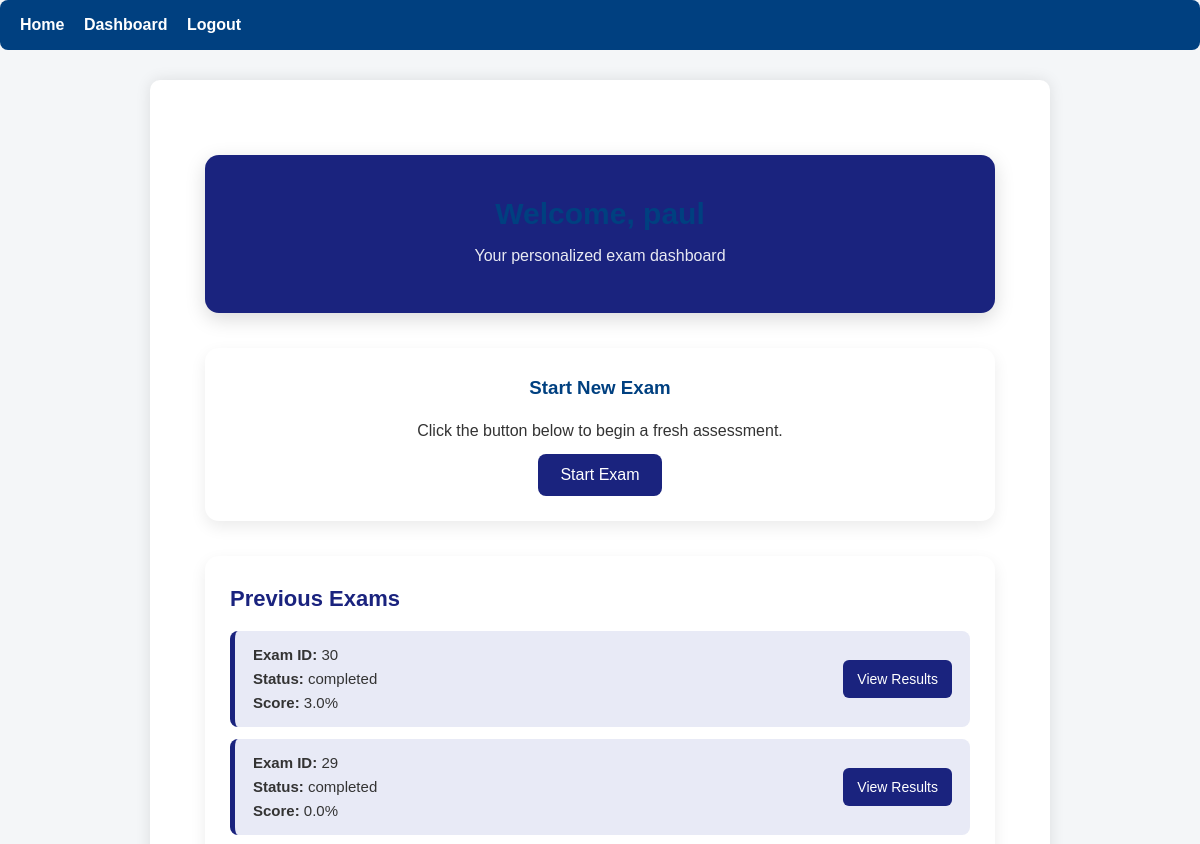
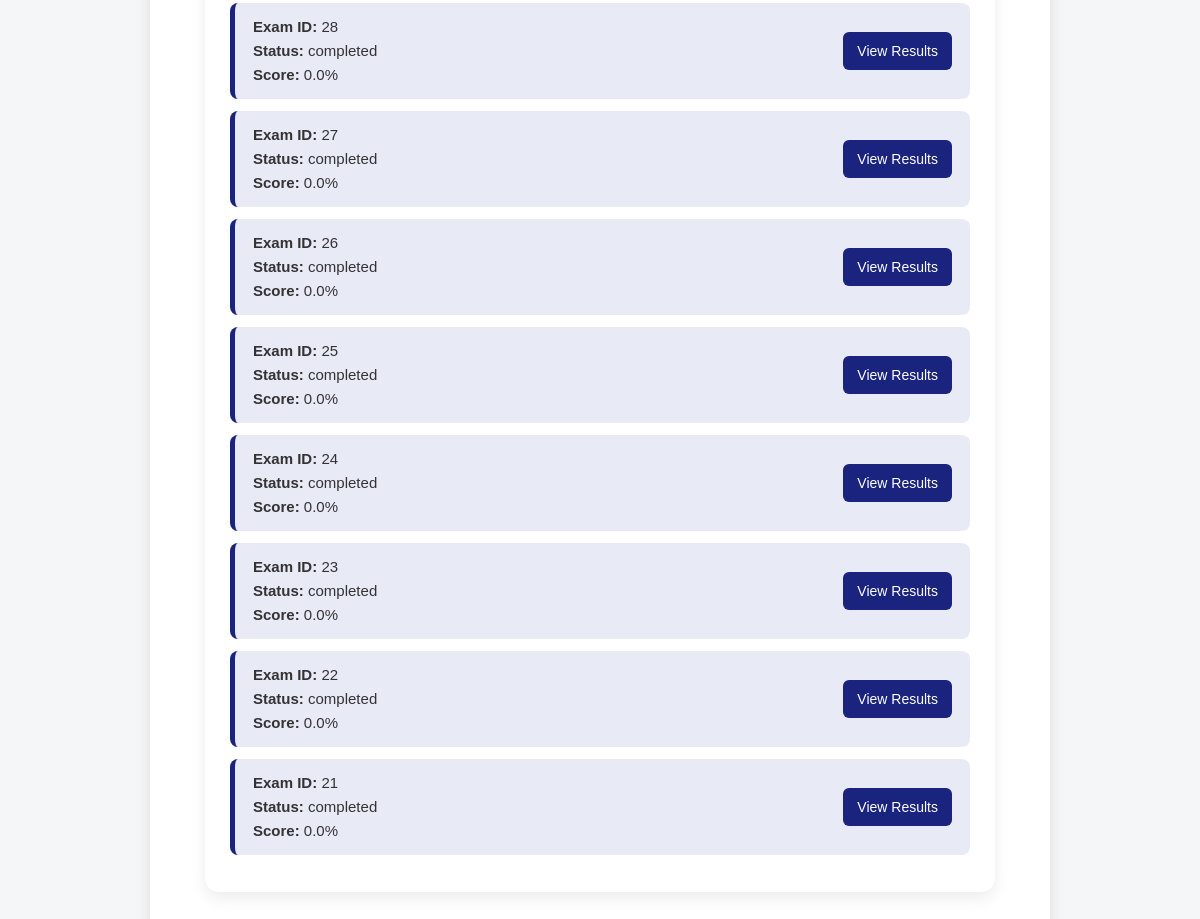
Page /dashboard (signed in) on the committed database (2 pictures, top to bottom).
### app.py (models this page shows)
class Exam(db.Model):
    __tablename__ = "exams"
    id = db.Column(db.Integer, primary_key=True)
    student_id = db.Column(db.Integer, db.ForeignKey("students.id"), nullable=False)
    start_time = db.Column(db.DateTime, default=datetime.utcnow)
    end_time = db.Column(db.DateTime)
    total_score = db.Column(db.Float, default=0)
    status = db.Column(db.String(20), default="active")
    duration_minutes = db.Column(db.Integer, default=30)
    created_at = db.Column(db.DateTime, default=datetime.utcnow)
    student = db.relationship("Student", backref="exams")

### app.py (the view)
@app.route("/dashboard")
@login_required_student
def student_dashboard():
    student_id = session["student_id"]
    exams = Exam.query.filter_by(student_id=student_id).order_by(Exam.created_at.desc()).limit(10).all()
    return render_template("student_dashboard.html", exams=exams, student_name=session.get("student_name"))

### app.py (called while the page is built)
def login_required_student(f):
    @wraps(f)
    def decorated(*args, **kwargs):
        if "student_id" not in session:
            flash("Please log in to continue.", "warning")
            return redirect(url_for("login"))
        return f(*args, **kwargs)
    return decorated

### templates/student_dashboard.html (shortened to what this page needs)
{% extends "base.html" %}
{% block content %}
<div class="dashboard-wrapper">
    <div class="welcome-banner">
        <h2>Welcome, {{ student_name }}</h2>
        <p>Your personalized exam dashboard</p>
    </div>
    <div class="action-card">
        <h3>Start New Exam</h3>
        <p>Click the button below to begin a fresh assessment.</p>
        <form action="{{ url_for('start_exam') }}" method="POST">
            <button type="submit">Start Exam</button>
        </form>
    </div>
    <div class="exam-list">
        <h3>Previous Exams</h3>
        {% for exam in exams %}
        <div class="exam-item">
            <div class="exam-info">
                <strong>Exam ID:</strong> {{ exam.id }} <br>
                <strong>Status:</strong> {{ exam.status }} <br>
                <strong>Score:</strong>
                {% if exam.total_score is not none %}
                    {{ exam.total_score }}%
                {% else %}
                    Not available
                {% endif %}
            </div>
            {% if exam.status != "in-progress" %}
                <a class="result-link" href="{{ url_for('results_page', exam_id=exam.id) }}">
                    View Results
                </a>
            {% endif %}
        </div>
        {% endfor %}
    </div>
</div>
{% endblock %}

### templates/base.html (shortened to what this page needs)
<!DOCTYPE html>
<html lang="en">
<head>
    <link rel="stylesheet" href="{{ url_for('static', filename='css/style.css') }}">
</head>
<body>
    <div class="navbar">
        <a href="{{ url_for('home') }}">Home</a>
        {% if session.get('student_id') %}
            <a href="{{ url_for('student_dashboard') }}">Dashboard</a>
            <a href="{{ url_for('logout') }}">Logout</a>
        {% elif session.get('admin_id') %}
            <a href="{{ url_for('admin_dashboard') }}">Admin Dashboard</a>
            <a href="{{ url_for('admin_logout') }}">Logout</a>
        {% else %}
            <a href="{{ url_for('login') }}">Login</a>
            <a href="{{ url_for('register') }}">Register</a>
        {% endif %}
    </div>
    <div class="container">
        {% block content %}{% endblock %}
    </div>
</body>
</html>

### static/css/style.css (style rules this page uses)
* { box-sizing: border-box; margin: 0; padding: 0; font-family: Arial, sans-serif; }
body { background-color: #f4f6f8; color: #333; line-height: 1.6; }
.container { max-width: 900px; margin: 30px auto; background-color: #fff; padding: 20px 30px; border-radius: 10px; box-shadow: 0 0 15px rgba(0,0,0,0.1); }
.navbar { background-color: #004080; padding: 12px 20px; margin-bottom: 20px; border-radius: 8px; }
.navbar a { color: #fff; text-decoration: none; margin-right: 15px; font-weight: bold; }
h1, h2, h3 { margin-bottom: 15px; color: #004080; }
p { margin-bottom: 10px; }
button { background-color: #004080; color: white; padding: 10px 18px; border: none; border-radius: 6px; cursor: pointer; font-size: 16px; }

### templates/student_dashboard.html (style rules this page uses)
.dashboard-wrapper { max-width: 1100px; margin: 30px auto; padding: 25px; }
.welcome-banner { background: #1a237e; color: white; padding: 35px; border-radius: 14px; box-shadow: 0 6px 20px rgba(0,0,0,0.15); text-align: center; margin-bottom: 35px; }
.welcome-banner h2 { font-size: 30px; margin-bottom: 5px; }
.welcome-banner p { opacity: .9; }
.action-card { background: #fff; padding: 25px; border-radius: 14px; box-shadow: 0 6px 16px rgba(0,0,0,0.08); text-align: center; margin-bottom: 35px; }
.action-card button { background: #1a237e; color: #fff; padding: 12px 22px; border-radius: 8px; font-size: 16px; cursor: pointer; border: none; transition: 0.3s; }
.exam-list { background: #fff; padding: 25px; border-radius: 14px; box-shadow: 0 6px 16px rgba(0,0,0,0.08); }
.exam-list h3 { color: #1a237e; margin-bottom: 15px; font-size: 22px; }
.exam-item { background: #e8eaf6; padding: 12px 18px; border-left: 5px solid #1a237e; border-radius: 8px; margin-bottom: 12px; display: flex; justify-content: space-between; align-items: center; }
.exam-info { font-size: 15px; color: #333; }
.result-link { background: #1a237e; color: white; padding: 8px 14px; border-radius: 6px; text-decoration: none; font-size: 14px; transition: .3s; }

### rows in the picture
Exam: id "30", status "completed", total_score "3.0"
Exam: id "29", status "completed", total_score "0.0"
Exam: id "28", status "completed", total_score "0.0"
Exam: id "27", status "completed", total_score "0.0"
Exam: id "26", status "completed", total_score "0.0"
Exam: id "25", status "completed", total_score "0.0"
Exam: id "24", status "completed", total_score "0.0"
Exam: id "23", status "completed", total_score "0.0"
Exam: id "22", status "completed", total_score "0.0"
Exam: id "21", status "completed", total_score "0.0"
